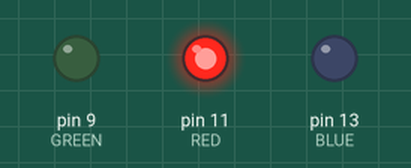
The sketch below on a simulated Arduino Uno, built with avr-gcc and run on an emulated ATmega328P. Shown: output pins drawn as LEDs (lit = HIGH).

Above: at 0.12 s.
At 2.12 s:
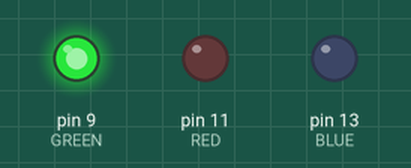
At 5.62 s:
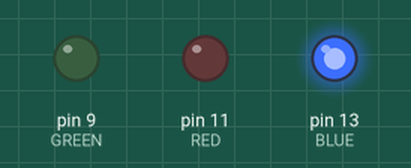
At 7.12 s:
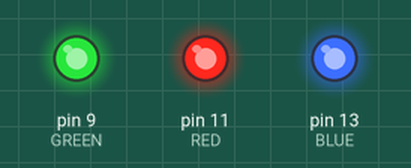
At 8.27 s:
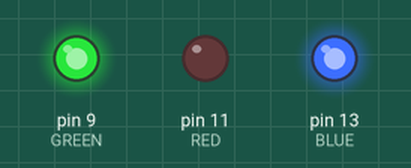
At 10.87 s:
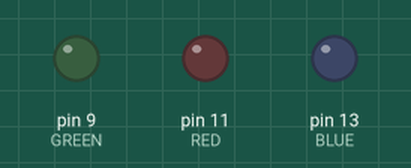
Timing chart, 0 to 11.2 s (numbered marks = the images above):
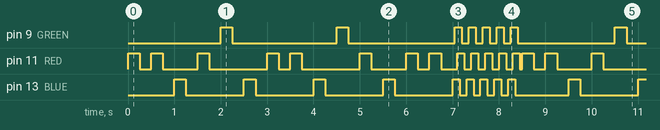

Measured:
- by itself, pin 9 (GREEN): repeats every 8.5 s: LOW 2.3 s, HIGH 0.25 s, LOW 2.3 s, 4 × (HIGH 0.15 s, LOW 0.15 s), HIGH 0.15 s, LOW 2.1 s, HIGH 0.25 s
- by itself, pin 11 (RED): moves between LOW and HIGH, repeating every 8.5 s
- by itself, pin 13 (BLUE): repeats every 8.5 s: 3 × (LOW 1.3 s, HIGH 0.25 s), LOW 1.3 s, 4 × (HIGH 0.15 s, LOW 0.15 s), HIGH 0.15 s, LOW 1.2 s, HIGH 0.25 s

The sketch:

sketch_tutorial.ino
```cpp
// PINの位置を示す定数
const int BLUE = 13;
const int RED = 11;
const int GREEN = 9;
// 点灯/消灯のWAITを規定する定数ms
const int SPAN = 250;

// 最初に一度だけ実行される処理
void setup() {
  // デジタル9,11,13番ピンをOUTPUTに設定
  pinMode(BLUE, OUTPUT);
  pinMode(RED, OUTPUT);
  pinMode(GREEN, OUTPUT);
}

void loop() {
  // arduino fuzz-buzz!
  for (int i=1 ; i<=15 ; i++) {
    if (i % 15 == 0) {
      for (int j=0 ; j<5 ; j++) {
        digitalWrite(BLUE, HIGH);
        delay(50);
        digitalWrite(GREEN, HIGH);
        delay(50);
        digitalWrite(RED, HIGH);
        delay(50);
        digitalWrite(BLUE, LOW);
        delay(50);
        digitalWrite(GREEN, LOW);
        delay(50);
        digitalWrite(RED, LOW);
        delay(50);
      }
    } else if (i % 3 == 0) {
        digitalWrite(BLUE, HIGH);
        delay(SPAN);
        digitalWrite(BLUE, LOW);
        delay(SPAN);
    } else if (i % 5 == 0) {
        digitalWrite(GREEN, HIGH);
        delay(SPAN);
        digitalWrite(GREEN, LOW);
        delay(SPAN);
    } else {
        digitalWrite(RED, HIGH);
        delay(SPAN);
        digitalWrite(RED, LOW);
        delay(SPAN);
    }
  }
}
```
